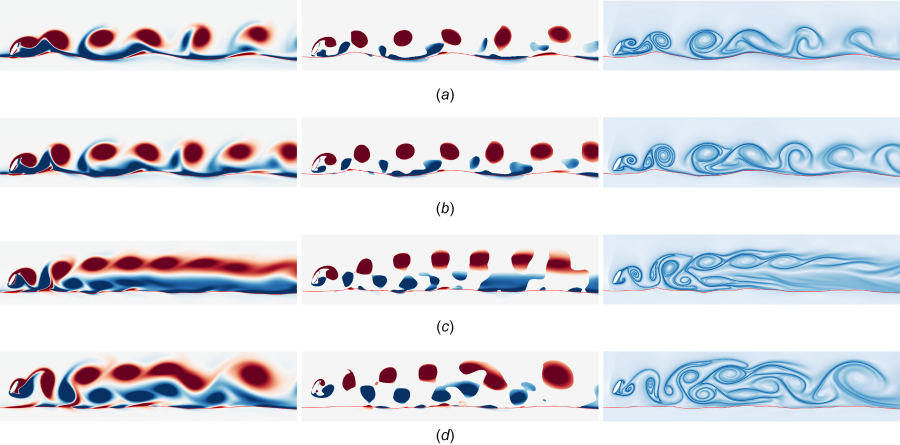
#> input picture images/multiphase/khandelwal2020.png, 900 x 445 px; its folder holds 3 pictures in this run
$ python resize.py
#> lines starting #> are read from the running program, lines starting #| are printed output that depends on the picture
from PIL import Image
import os


for f in os.listdir('.'):
    if f.endswith('.png') or f.endswith('.jpeg') or f.endswith('.jpg'):
        image = Image.open(f)
#> image is the input picture: PIL image 900x445 RGBA; mean R, G, B, A 221.5, 223.1, 230.1, 255
        width, height = image.size
#> width = 900; height = 445
        new_height = 210
        new_width = int((width*new_height) / height)
#> new_width = 424
        image = image.resize((new_width, new_height))
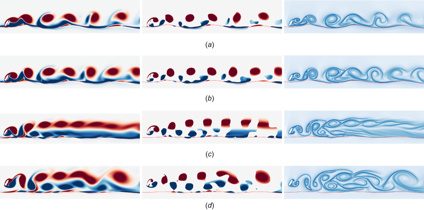
#> image: PIL image 424x210 RGBA; mean R, G, B, A 221.5, 223.1, 230.1, 255
#> pass 3 of the loop `for f in os.listdir('.'):`:
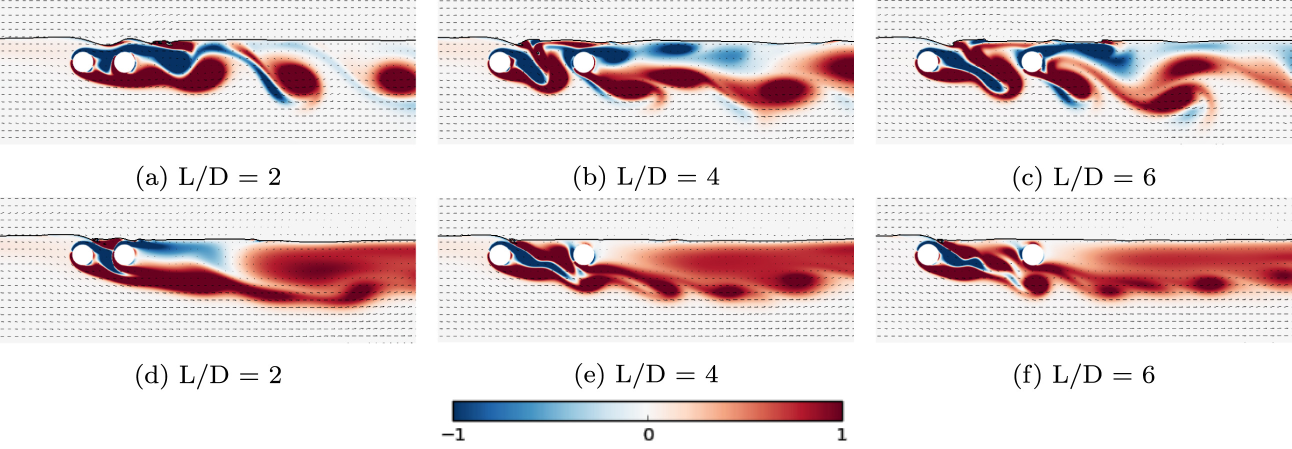
#> input picture images/multiphase/subburaj2019.jpg, 2583 x 897 px (shown at 1/2 size)
#> image is the input picture: PIL image 2583x897 RGB; mean R, G, B 227.7, 214.2, 215.4
#> `image = image.resize((new_width, new_height))`:
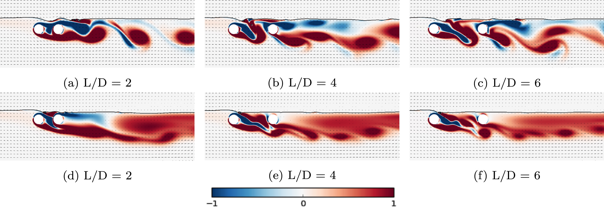
#> image: PIL image 604x210 RGB; mean R, G, B 227.6, 214.1, 215.3
#> the loop made 4 passes; the first 3 are shown
        fn, fext = os.path.splitext(f)
        image.save('resized/' + fn + '_resized' + fext, quality=95)
